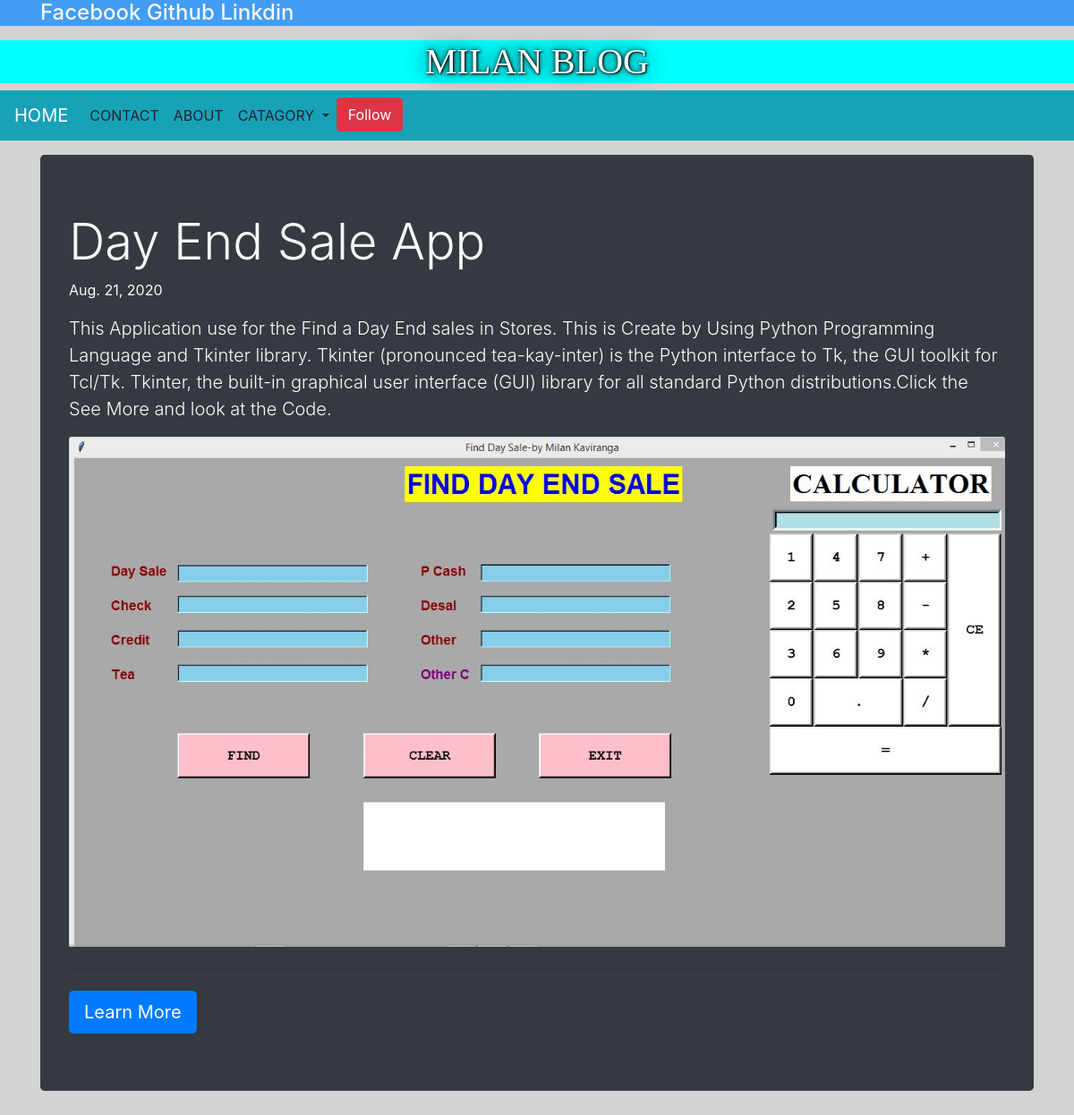
Page /test/ on the committed database.
### post/models.py (models this page shows, shortened)
class Post(models.Model):
    catagory = models.ForeignKey(Catagory,on_delete=models.CASCADE)
    count = models.CharField(max_length=10000000000000,unique=True)
    date = models.DateField()
    title = models.CharField(max_length=264,unique=True)
    img_name = models.CharField(max_length=100,unique=True)
    text = models.CharField(max_length=3500,unique=True)

### post/views.py (the view)
# urls.py: url(r'^test/',views.tests,name='tests'),
def tests(request):
    webpage_post = Post.objects.order_by('date').reverse()[0:]
    my_post = {'test_post':webpage_post}
    return render(request,'allpost/test.html',context = my_post)

### templates/allpost/test.html (shortened to what this page needs)
<!DOCTYPE html>
{% extends 'base/base.html' %}
    {% block body_block %}
      {% for pos in test_post %}
          <div class="jumbotron col-md-12 bg-dark text-light">
            <h1 class="display-4">{{ pos.title }}</h1>
            <p>{{ pos.date }}</p>
            <p class="lead">{{ pos.text }}</p>
            <img class="card-img-top" src="/static/images/post/{{ pos.img_name }}" alt="image not found">
            <hr class="my-4">
            <a class="btn btn-primary btn-lg" href="{{pos.count}}" role="button">Learn More</a>
          </div>
      {% endfor %}
    {% endblock %}

### rows in the picture
Post: title "Day End Sale App", date "Aug. 21, 2020", text "This Application use for the Find a Day End sales in Stores. This is Create by Using Python Programming Language and Tkinter library. Tkinter (pronounced tea-kay-inter) is the Python interface to Tk, the GUI toolkit for Tcl/Tk. Tkinter, the built-in graphical user interface (GUI) library for all standard Python distributions.Click the See More and look at the Code.", img_name (picture)
